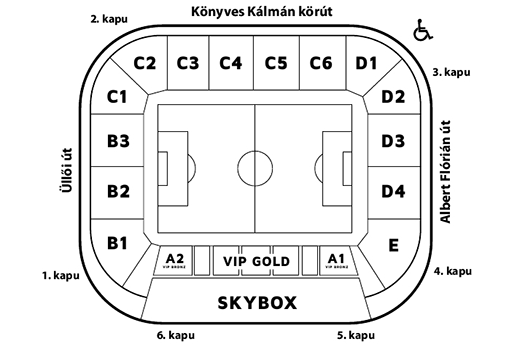
#> input picture sectors.png, 517 x 344 px
$ python main.py
#> lines starting #> are read from the running program, lines starting #| are printed output that depends on the picture
#> in main, stadion is the input picture: PIL image 517x344 RGB; min 0, max 255, mean 236.6
from PIL import Image, ImageDraw, ImageFont, ImageOps

def draw_text(image, angle, xy, text, fill, *args, **kwargs):
    """ Draw text at an angle into an image, takes the same arguments
        as Image.text() except for:

    :param image: Image to write text into
    :param angle: Angle to write text at
    """
#> called with angle = 0, xy = (200, 180), text = 'test_text1', fill = (0, 0, 0)
    # get the size of our image
    width, height = image.size
#> width = 517; height = 344
    max_dim = max(width, height)
#> max_dim = 517

    # build a transparency mask large enough to hold the text
    mask_size = (max_dim * 2, max_dim * 2)
#> mask_size = (1034, 1034)
    mask = Image.new('L', mask_size, 0)
#> mask: PIL image 1034x1034 L; every value is 0

    # add text to mask
    draw = ImageDraw.Draw(mask)
    draw.text((max_dim, max_dim), text, 255, *args, **kwargs)

    if angle % 90 == 0:
        # rotate by multiple of 90 deg is easier
        rotated_mask = mask.rotate(angle)
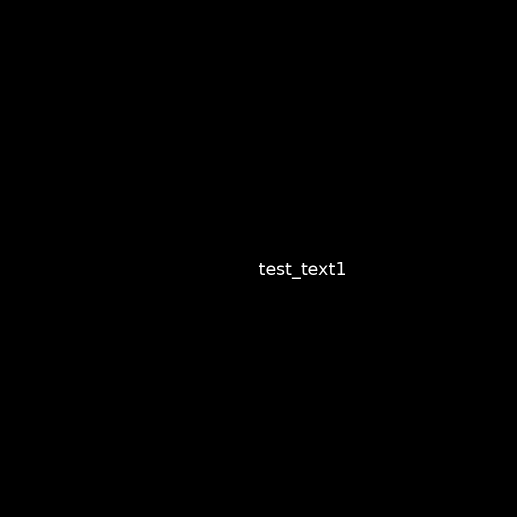
#> rotated_mask: PIL image 1034x1034 L (shown at 1/2 size); min 0, max 255, mean 0.3
    else:
        # rotate an an enlarged mask to minimize jaggies
        bigger_mask = mask.resize((max_dim*8, max_dim*8),
                                  resample=Image.BICUBIC)
        rotated_mask = bigger_mask.rotate(angle).resize(
            mask_size, resample=Image.LANCZOS)

    # crop the mask to match image
    mask_xy = (max_dim - xy[0], max_dim - xy[1])
#> mask_xy = (317, 337)
    b_box = mask_xy + (mask_xy[0] + width, mask_xy[1] + height)
#> b_box = (317, 337, 834, 681)
    mask = rotated_mask.crop(b_box)
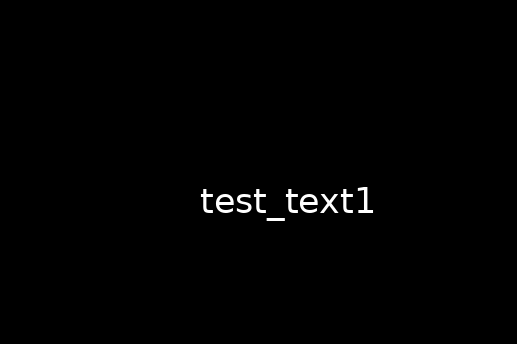
#> mask: PIL image 517x344 L; min 0, max 255, mean 1.8

    # paste the appropriate color, with the text transparency mask
    color_image = Image.new('RGBA', image.size, fill)
    image.paste(color_image, mask)

def main():
    picture_name = "sectors.png" # make sure this is valid image.
    stadion = Image.open(picture_name)

    # draw the text
    font_size = 35
    x_y_coords = (200, 180)
    rgb_color = (0, 0, 0)
    text1 = "test_text1"
    angle1 = 0

    text2 = "test_text2"
    angle2 = 90


    font = ImageFont.truetype('./ArialUnicodeMS.ttf', font_size)
    draw_text(stadion, angle1, x_y_coords, text1, rgb_color, font=font)
    draw_text(stadion, angle2, x_y_coords, text2, rgb_color, font=font)
#> call 2 of draw_text, with angle = 90, xy = (200, 180), text = 'test_text2', fill = (0, 0, 0)
#> in draw_text (call 2), `mask = rotated_mask.crop(b_box)`:
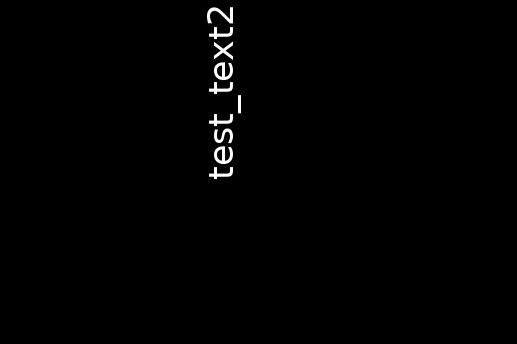
#> mask: PIL image 517x344 L; min 0, max 255, mean 1.9
#> in draw_text (call 2), `image.paste(color_image, mask)`:
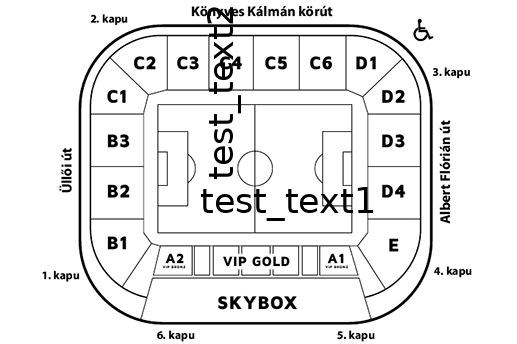
#> image: PIL image 517x344 RGB; min 0, max 255, mean 233.1

    stadion.show()
    # stadion.save('edited_sectors.png')  # save file with this line

if __name__ == '__main__':
    main()
